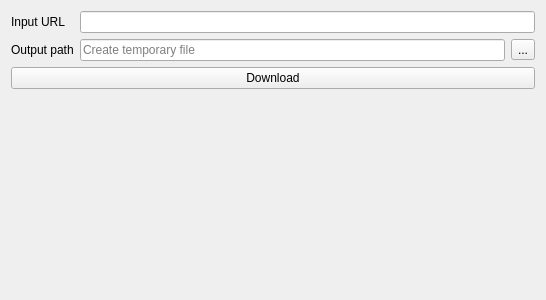
<?xml version="1.0" encoding="UTF-8"?>
<ui version="4.0">
 <class>Form</class>
 <widget class="QWidget" name="Form">
  <property name="geometry">
   <rect>
    <x>0</x>
    <y>0</y>
    <width>546</width>
    <height>300</height>
   </rect>
  </property>
  <property name="windowTitle">
   <string>Form</string>
  </property>
  <layout class="QVBoxLayout" name="verticalLayout">
   <item>
    <layout class="QFormLayout" name="formLayout">
     <property name="fieldGrowthPolicy">
      <enum>QFormLayout::AllNonFixedFieldsGrow</enum>
     </property>
     <item row="0" column="0">
      <widget class="QLabel" name="urlLabel">
       <property name="text">
        <string>Input URL</string>
       </property>
      </widget>
     </item>
     <item row="0" column="1">
      <widget class="QLineEdit" name="urlLineEdit"/>
     </item>
     <item row="1" column="0">
      <widget class="QLabel" name="outputLabel">
       <property name="text">
        <string>Output path</string>
       </property>
      </widget>
     </item>
     <item row="1" column="1">
      <layout class="QHBoxLayout" name="horizontalLayout_6">
       <item>
        <widget class="QLineEdit" name="outputLineEdit">
         <property name="placeholderText">
          <string>Create temporary file</string>
         </property>
        </widget>
       </item>
       <item>
        <widget class="QToolButton" name="outputButton">
         <property name="text">
          <string>...</string>
         </property>
        </widget>
       </item>
      </layout>
     </item>
    </layout>
   </item>
   <item>
    <widget class="QPushButton" name="downloadButton">
     <property name="text">
      <string>Download</string>
     </property>
    </widget>
   </item>
   <item>
    <spacer name="verticalSpacer">
     <property name="orientation">
      <enum>Qt::Vertical</enum>
     </property>
     <property name="sizeHint" stdset="0">
      <size>
       <width>20</width>
       <height>40</height>
      </size>
     </property>
    </spacer>
   </item>
  </layout>
 </widget>
 <resources/>
 <connections/>
</ui>
